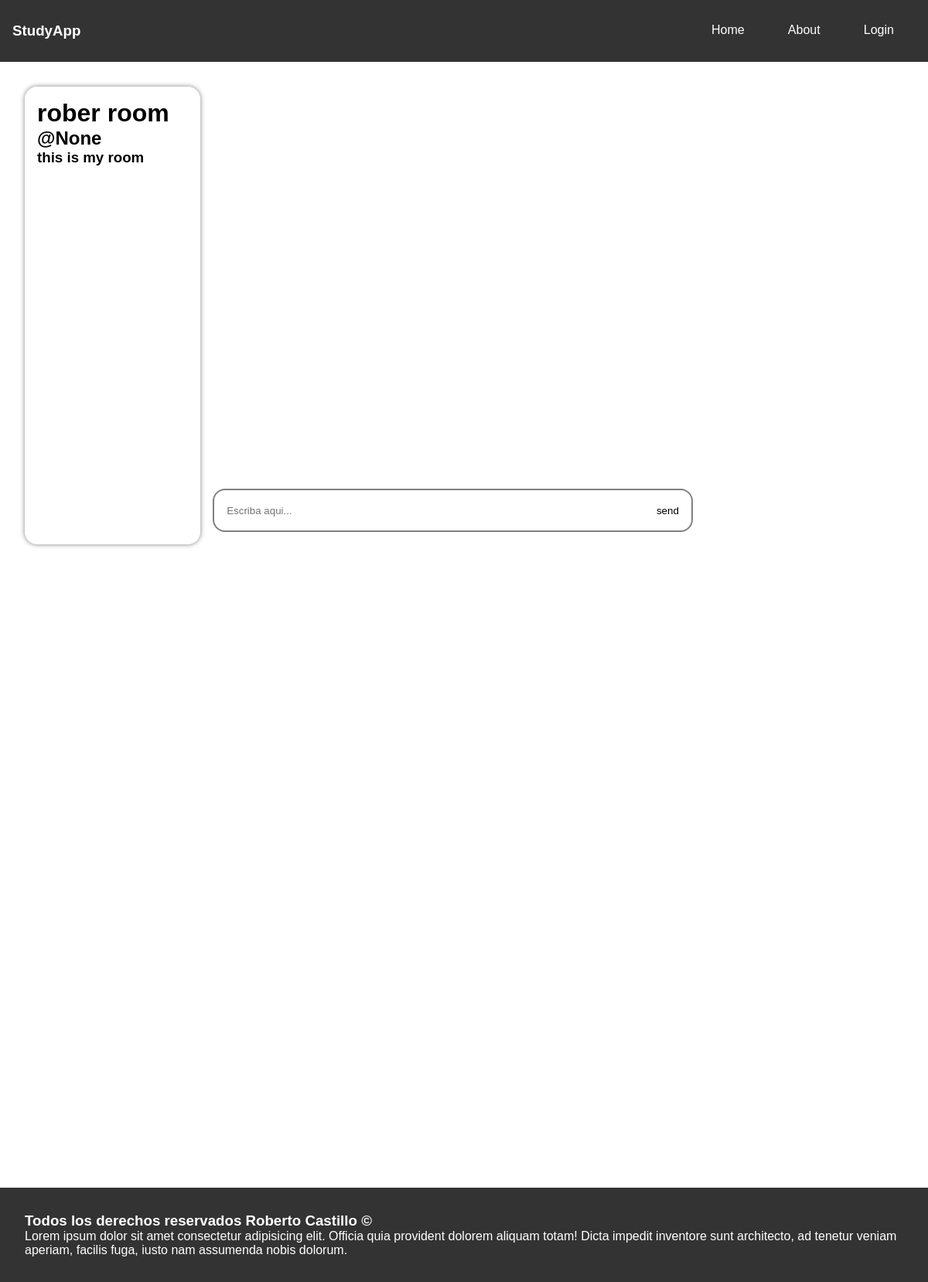
/room/9/, run on the app's committed database.
### base/models.py (models this page shows)
class Room(models.Model):
    host = models.ForeignKey(User,on_delete=models.SET_NULL,null=True)
    topic = models.ForeignKey(Topic,on_delete=models.SET_NULL,null=True)
    name = models.CharField(max_length=200)
    desc = models.TextField(null=True,blank=True)
    updated = models.DateTimeField(auto_now=True)
    created = models.DateTimeField(auto_now_add=True)
    class Meta:
        ordering = ['-updated','-created']
    def __str__(self) -> str:
        return self.name

### base/views.py (the view, shortened to what this page needs)
# urls.py: path('room/<int:id>/', room,name="room"),
def room(req,id):
    room = Room.objects.get(id = id)
    msgs = room.message_set.all()
    context = {"room":room,'msgs':msgs} # 'form': form
    return render(req,'base/room.html',context)

### base/templates/base/room.html (shortened to what this page needs)
{% include 'nav.html' %}
<main>
  <div class="info">
    <h1>{{ room }}</h1>
    <h2>@{{ room.host }}</h2>
    <h3>{{ room.desc }}</h3>
  </div>
  <div class="chat">
    <div class="messages">
    </div>
    <form action="" method="post">
      <input type="text" name="body" placeholder="Escriba aqui..." />
      <button>send</button>
    </form>
  </div>
  <div class="participants"></div>
</main>
{% include 'footer.html' %}

### base/templates/base/room.html (style rules this page uses)
main { display: grid; grid-template-columns: 1fr 3fr 1fr; }
.info { border-radius: 1rem; height: 70vh; padding: 1rem; box-shadow: 0 0 6px gray; }
.chat { padding: 1rem; display: grid; grid-template-rows: 9fr 1fr; grid-template-columns: 1fr; }
.chat form { display: flex; justify-content: space-between; border: solid gray 2px; border-radius: 1rem; width: 90%; padding: 1rem; }
.chat form button { background: none; border: none; }
.chat form input { outline: none; border: none; width: 90%; }
.messages { height: 60vh; padding: 0.5rem; overflow-y: scroll; }

### templates/nav.html (style rules this page uses)
* { font-family: sans-serif; padding: 0; margin: 0; }
main { margin: 2rem; }

### data on the page
Room: name "rober room", host "None", desc "this is my room"
